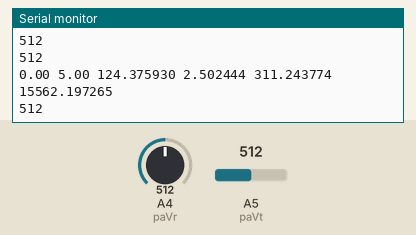
Simulated run of this sketch. Board: Arduino Uno, built with avr-gcc and run on an emulated ATmega328P. Parts: the last lines printed to the serial monitor. Inputs (shaded band) come from the test bench; at power-on: A4 (paVr) = 512, A5 (paVt) = 512.

Above: at 4.2 s.
4.3 s: A4 (paVr) set to 174
At 5.0 s:
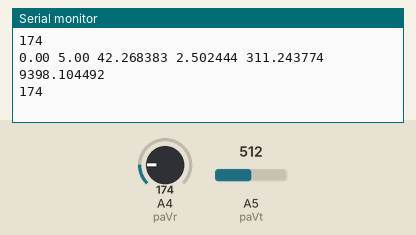
5.8 s: A4 (paVr) set to 145
At 6.4 s:
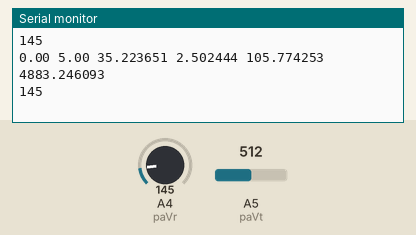
Timing chart, 0 to 8.8 s (numbered marks = the images above; inputs shaded):
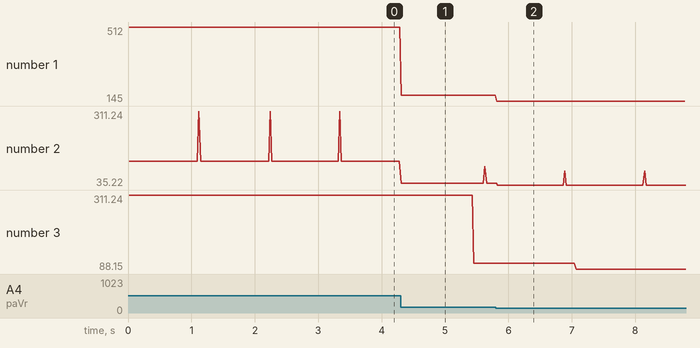

Measured:
- after the input at 4.3 s, the serial monitor: prints a new line at once (image 1)
- after the input at 5.8 s, the serial monitor: prints a new line at once (image 2)
- plotted number 1: 512 → 174 after the input at 4.3 s, 174 → 145 after the input at 5.8 s
- plotted number 2: 124.38 → 42.27 after the input at 4.3 s, 42.27 → 35.22 after the input at 5.8 s
- plotted number 3: 311.24 → 105.77 after the input at 4.3 s, 105.77 → 88.15 after the input at 5.8 s

The sketch:

optimize_piezo_scratch.ino
```cpp
#define BAUDRATE 115200

// #define IMPULSEINTERVAL_ms 2000

#define mmtInterval_ms          20
#define reportInterval_ms       20
#define graphChangeInterval_ms 100

#define max_counts 1023
#define ref_v 5.0

#define rSense_ohms 20.12

const int paVr = A4;  // Vr - voltage across the sense resistor
const int paVt = A5;  // Vt - total voltage across both LED and sense resistor

const float volts_per_count = ref_v / float ( max_counts );

float vt, ir;
#define sizePowers ( 1000 / mmtInterval_ms )
float powers [ sizePowers ];
int pPowers = 0;

void setup() {
  Serial.begin ( BAUDRATE );
  while ( !Serial && millis() < 5000UL ) delay ( 20 );

  for ( int i = 0; i < sizePowers; i++ ) {
    powers [ i ] = 0.0;
  }
  pPowers = 0;

  Serial.println ( "optimize piezo scratch v0.1 cbm 2016-10-22" );
}

void loop () {
  static unsigned long lastMmtAt_ms    = 0;
  static unsigned long lastReportAt_ms = 0;
  static unsigned long lastChangeAt_ms = 0;
  int Vt_cts, Vr_cts;
  static float lastVt = 0.0, lastIr = 0.0, lastPower_W = 0.0, lastEnergy_J = 0.0;

  if ( ( millis() - lastMmtAt_ms ) > mmtInterval_ms ) {
    Vt_cts = analogRead ( paVt );
    vt = Vt_cts * volts_per_count;
    Vr_cts  = analogRead ( paVr  );


    Serial.println ( Vr_cts );


    ir = Vr_cts * volts_per_count / rSense_ohms;
    powers [ pPowers ] = vt * ir;
    pPowers = ( pPowers >= sizePowers ) ? 0 : pPowers + 1;
    lastMmtAt_ms = millis();
  }

  if ( ( millis() - lastReportAt_ms ) > reportInterval_ms ) {
    // integrate powers wrt time to get energy
    float peakPower_W = 0.0;
    float energy_J = 0.0;
    for ( int i = 0; i < sizePowers; i++ ) {
      if ( powers [ i ] > peakPower_W ) peakPower_W = powers [ i ];
      energy_J += powers [ i ];  // multiply later by the interval size
    }
    energy_J *= float ( sizePowers ) * float ( mmtInterval_ms ) / 1000.0;  // seconds

    // detect changes in values
    if ( (   //  ( fabs ( vt          - lastVt        ) > 1e-2 )
              ( vt > lastVt )


           || 1


           || ( fabs ( ir          - lastIr       ) > 1e-6 )
           || ( fabs ( peakPower_W - lastPower_W  ) > 1e-3 )
           || ( fabs ( energy_J    - lastEnergy_J ) > 1e-3 ) ) ) {
      // something changed. we don't care what.
      lastVt      = vt;
      lastIr       = ir;
      lastPower_W  = peakPower_W;
      lastEnergy_J = energy_J;
      lastChangeAt_ms = millis();
    }

    if ( ( millis() - lastChangeAt_ms ) < graphChangeInterval_ms ) {
      // something changed recently, so report.
      // report units: mA, V, mW, mJ
      printValues ( ir * 1000.0, vt, peakPower_W * 1000.0, energy_J * 1000.0 );
      lastReportAt_ms = millis();
    }
  }

}

#define YMAX 5.0

float output_value ( float value, float origin, float scale ) {
  return ( YMAX * value / scale + origin );
}

void printValues ( float c0, float c1,  float c2, float c3 ) {
  if ( 1 ) {
    // Serial.print ( millis() ); Serial.print ( " :: " );
    Serial.print ( 0.0 );
    Serial.print ( " " );
    Serial.print ( YMAX );
    Serial.print ( " " );
    Serial.print ( c0, 6 );
    Serial.print ( " " );
    Serial.print ( c1, 6 );
    Serial.print ( " " );
    Serial.print ( c2, 6 );
    Serial.print ( " " );
    Serial.print ( c3, 6 );

    Serial.println ();
  } else if ( 0 ) {

  }
}
```
